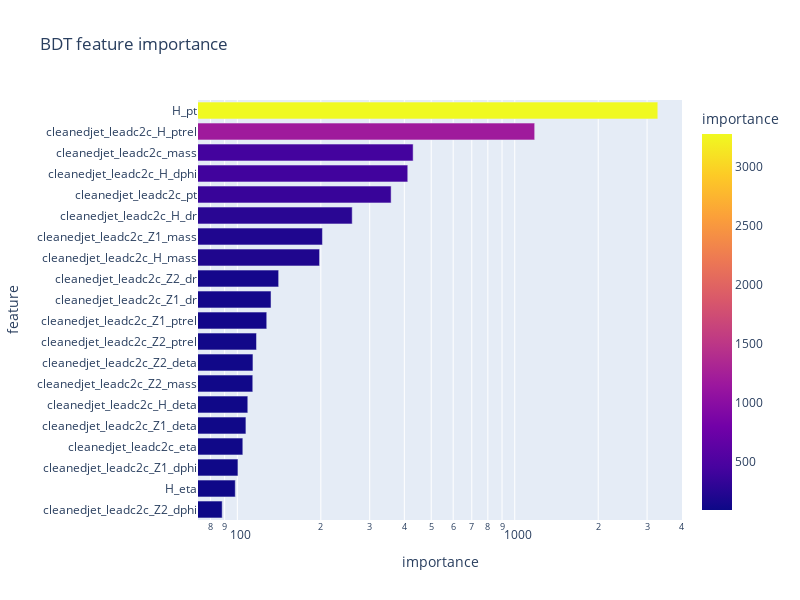

Source (notebook cell):
### Code cell
import plotly.express as px
fig = px.bar(df, x='importance', y='feature', width=800, height=600, log_x=True, color='importance', title='BDT feature importance')
fig.show()
fig.write_image("plots/bdt_feature_importance.pdf")

### Figure 1 — Plotly figure (JSON) as saved in the notebook; plotly's stock layout.template omitted (floating-point values rounded to 4 significant figures)
{"data": [{"alignmentgroup": "True", "hovertemplate": "importance=%{marker.color}<br>feature=%{y}<extra></extra>", "legendgroup": "", "marker": {"color": [88.2, 98.32, 100.5, 104.7, 107.4, 109.1, 113.7, 113.8, 117.2, 127.6, 132.3, 140.9, 197.9, 202.7, 259.5, 358.4, 411.5, 430.2, 1180.0, 3279.0], "coloraxis": "coloraxis", "pattern": {"shape": ""}}, "name": "", "offsetgroup": "", "orientation": "h", "showlegend": false, "textposition": "auto", "type": "bar", "x": [88.2, 98.32, 100.5, 104.7, 107.4, 109.1, 113.7, 113.8, 117.2, 127.6, 132.3, 140.9, 197.9, 202.7, 259.5, 358.4, 411.5, 430.2, 1180.0, 3279.0], "xaxis": "x", "y": ["cleanedjet_leadc2c_Z2_dphi", "H_eta", "cleanedjet_leadc2c_Z1_dphi", "cleanedjet_leadc2c_eta", "cleanedjet_leadc2c_Z1_deta", "cleanedjet_leadc2c_H_deta", "cleanedjet_leadc2c_Z2_mass", "cleanedjet_leadc2c_Z2_deta", "cleanedjet_leadc2c_Z2_ptrel", "cleanedjet_leadc2c_Z1_ptrel", "cleanedjet_leadc2c_Z1_dr", "cleanedjet_leadc2c_Z2_dr", "cleanedjet_leadc2c_H_mass", "cleanedjet_leadc2c_Z1_mass", "cleanedjet_leadc2c_H_dr", "cleanedjet_leadc2c_pt", "cleanedjet_leadc2c_H_dphi", "cleanedjet_leadc2c_mass", "cleanedjet_leadc2c_H_ptrel", "H_pt"], "yaxis": "y"}], "layout": {"barmode": "relative", "coloraxis": {"colorbar": {"title": {"text": "importance"}}, "colorscale": [[0, "#0d0887"], [0.1111, "#46039f"], [0.2222, "#7201a8"], [0.3333, "#9c179e"], [0.4444, "#bd3786"], [0.5556, "#d8576b"], [0.6667, "#ed7953"], [0.7778, "#fb9f3a"], [0.8889, "#fdca26"], [1, "#f0f921"]]}, "height": 600, "legend": {"tracegroupgap": 0}, "title": {"text": "BDT feature importance"}, "width": 800, "xaxis": {"anchor": "y", "domain": [0, 1], "title": {"text": "importance"}, "type": "log"}, "yaxis": {"anchor": "x", "domain": [0, 1], "title": {"text": "feature"}}}}
